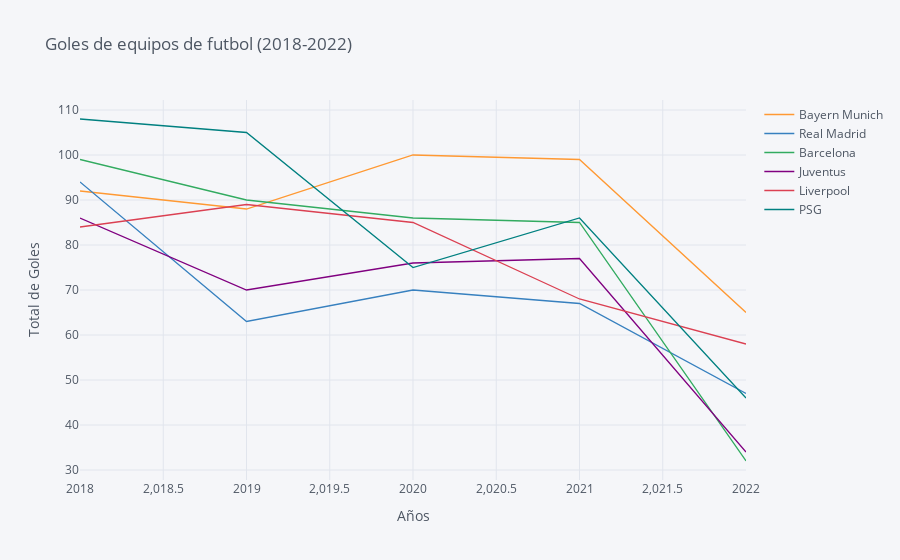

The notebook cell saved with this chart:
### Markdown cell above
# Lineplot
Para nuestra muestra de los equipos elegidos creamos un lineplot para cada uno.

### Code cell
df_ligas.iplot(kind='line', xTitle='Años', yTitle='Total de Goles',
                    title='Goles de equipos de futbol (2018-2022)')

### Figure 1 — Plotly figure (JSON) as saved in the notebook; plotly's stock layout.template omitted (floating-point values rounded to 4 significant figures)
{"data": [{"line": {"color": "rgba(255, 153, 51, 1.0)", "dash": "solid", "shape": "linear", "width": 1.3}, "mode": "lines", "name": "Bayern Munich", "text": "", "type": "scatter", "x": [2018, 2019, 2020, 2021, 2022], "y": [92, 88, 100, 99, 65]}, {"line": {"color": "rgba(55, 128, 191, 1.0)", "dash": "solid", "shape": "linear", "width": 1.3}, "mode": "lines", "name": "Real Madrid", "text": "", "type": "scatter", "x": [2018, 2019, 2020, 2021, 2022], "y": [94, 63, 70, 67, 47]}, {"line": {"color": "rgba(50, 171, 96, 1.0)", "dash": "solid", "shape": "linear", "width": 1.3}, "mode": "lines", "name": "Barcelona", "text": "", "type": "scatter", "x": [2018, 2019, 2020, 2021, 2022], "y": [99, 90, 86, 85, 32]}, {"line": {"color": "rgba(128, 0, 128, 1.0)", "dash": "solid", "shape": "linear", "width": 1.3}, "mode": "lines", "name": "Juventus", "text": "", "type": "scatter", "x": [2018, 2019, 2020, 2021, 2022], "y": [86, 70, 76, 77, 34]}, {"line": {"color": "rgba(219, 64, 82, 1.0)", "dash": "solid", "shape": "linear", "width": 1.3}, "mode": "lines", "name": "Liverpool", "text": "", "type": "scatter", "x": [2018, 2019, 2020, 2021, 2022], "y": [84, 89, 85, 68, 58]}, {"line": {"color": "rgba(0, 128, 128, 1.0)", "dash": "solid", "shape": "linear", "width": 1.3}, "mode": "lines", "name": "PSG", "text": "", "type": "scatter", "x": [2018, 2019, 2020, 2021, 2022], "y": [108, 105, 75, 86, 46]}], "layout": {"autosize": true, "legend": {"bgcolor": "#F5F6F9", "font": {"color": "#4D5663"}}, "paper_bgcolor": "#F5F6F9", "plot_bgcolor": "#F5F6F9", "title": {"font": {"color": "#4D5663"}, "text": "Goles de equipos de futbol (2018-2022)"}, "xaxis": {"autorange": true, "gridcolor": "#E1E5ED", "range": [2018, 2022], "showgrid": true, "tickfont": {"color": "#4D5663"}, "title": {"font": {"color": "#4D5663"}, "text": "Años"}, "type": "linear", "zerolinecolor": "#E1E5ED"}, "yaxis": {"autorange": true, "gridcolor": "#E1E5ED", "range": [27.78, 112.2], "showgrid": true, "tickfont": {"color": "#4D5663"}, "title": {"font": {"color": "#4D5663"}, "text": "Total de Goles"}, "type": "linear", "zerolinecolor": "#E1E5ED"}}}
